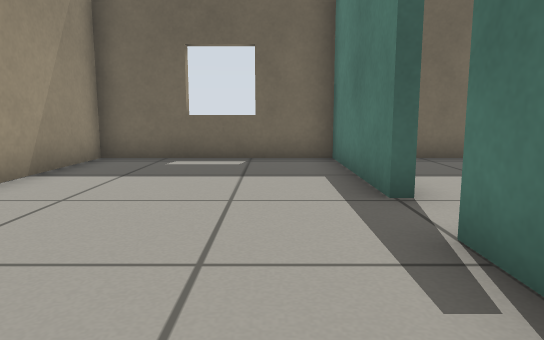
[1] (above)

16 first-person views from a walk through a robot-simulator world made for Gazebo. The camera is 0.5 m above the floor, tilts 8° down and sees 70° across. The floor is counted in squares, 0.5 m on a side. Each view is taken from the middle of a square. On the plan, view 1 faces up. The plan holds only what a view shows up to about 13 squares ahead; the rest is blank.

[2]
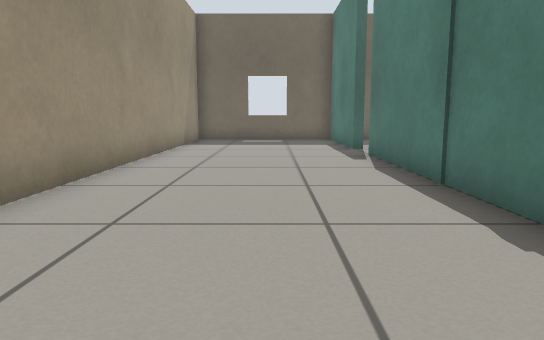

[3]
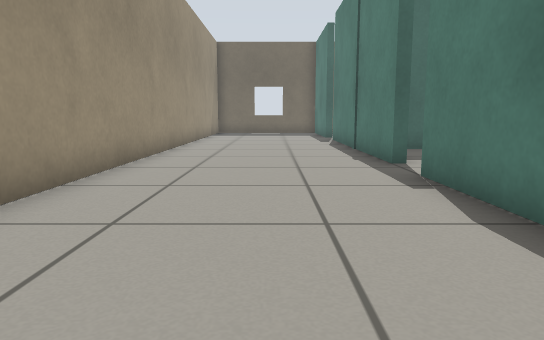

[4]
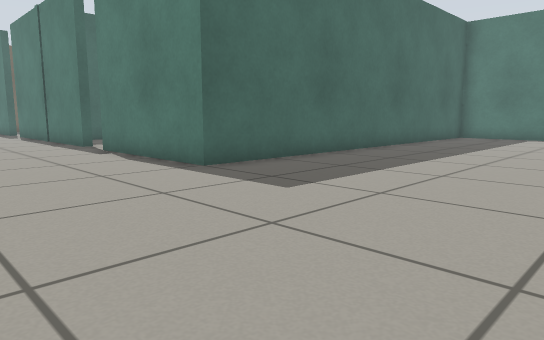

[5]
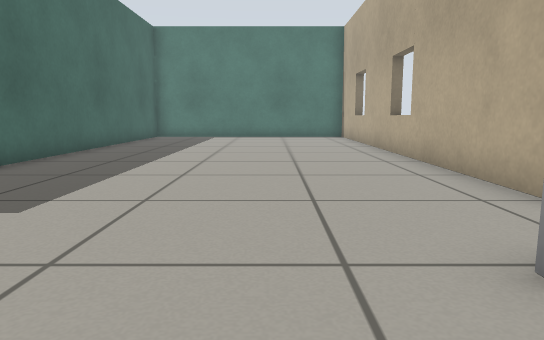

[6]
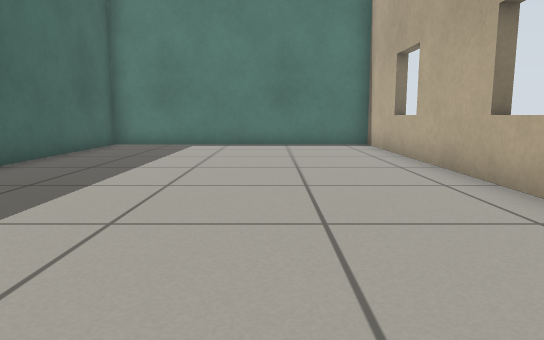

[7]
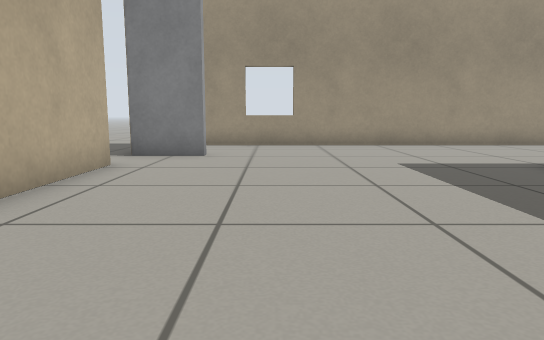

[8]
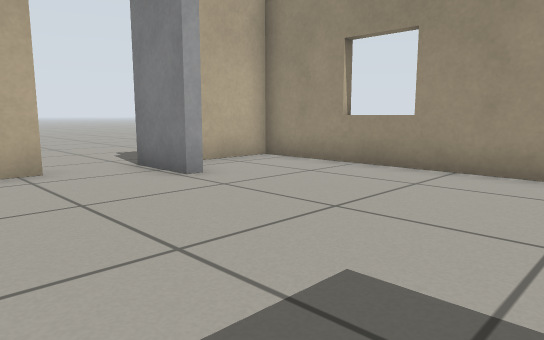

[9]
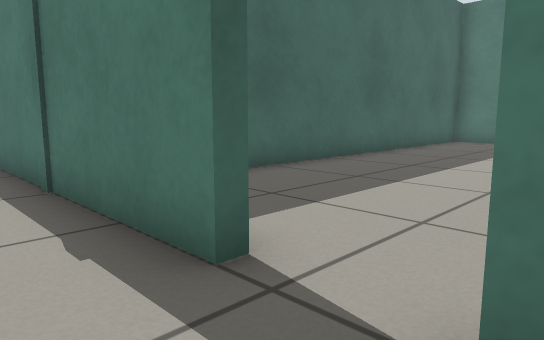

[10]
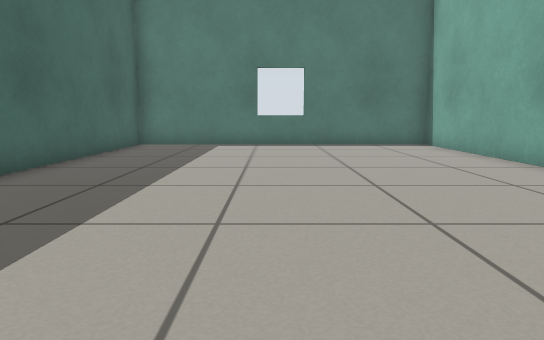

[11]
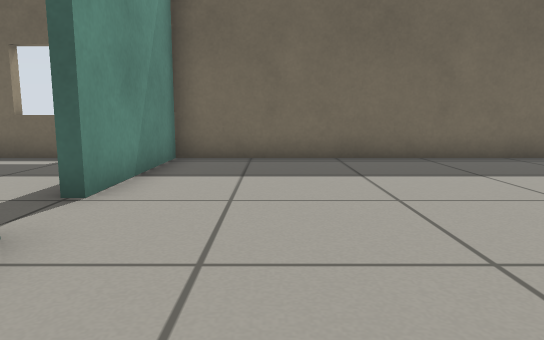

[12]
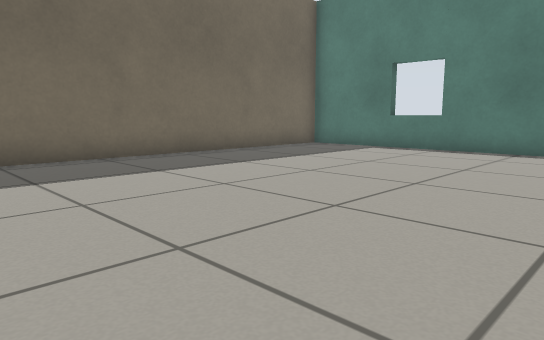

[13]
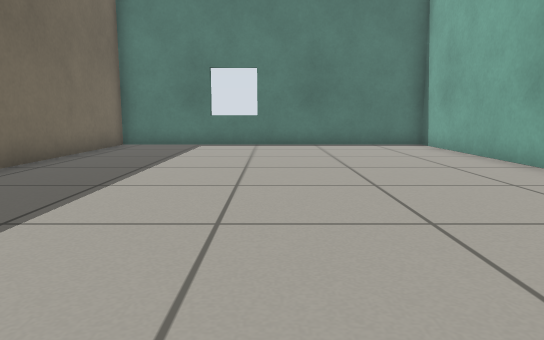

[14]
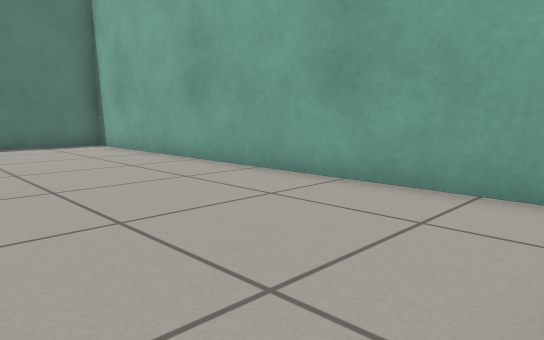

[15]
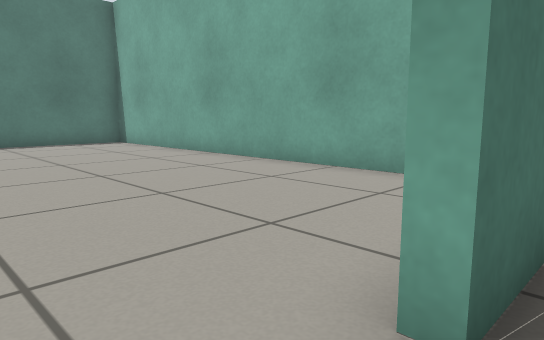

[16]
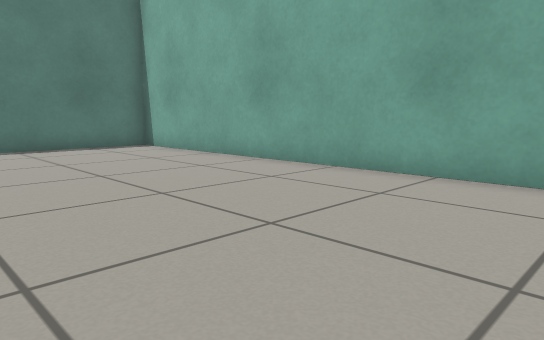

### Floor plan
Ten units are one square. View 1 is at (0, 0); x grows to the right and y downward. Boxes are objects, and circles mark ways between rooms. Rooms are numbered by the first view taken in them; rooms with no view inside come last. Other rooms are left out.
<svg viewBox="-45 -96 204 311">
<path fill="none" stroke="#000" d="M15 50 15 -31M11 203 154 203 154 116 15 116 15 66M15 -46 15 -91 -40 -91 -40 203 -20 203M15 66 19 66M28 12 154 12 154 -91 17 -91 17 -46M40 113 154 113 154 15 30 15"/>
<rect x="-15" y="185" width="10" height="20" fill="#bbb"><title>door leaf</title></rect>
<circle cx="20" cy="-40" r="3" fill="#2a7"/>
<circle cx="20" cy="55" r="3" fill="#2a7"/>
<text x="10" y="110">1</text>
<text x="80" y="-40">2</text>
<text x="80" y="60">3</text>
</svg>
Room 1 opens to room 2. Room 1 opens to room 3.

Where each view was taken, in squares from view 1:
view 1: 0 up, 0 right, facing up
view 2: 7 down, 1 left, facing up
view 3: 13 down, 1 left, facing up
view 4: 18 down, 3 left, facing up-right
view 5: 17 down, 3 left, facing right
view 6: 17 down, 2 right, facing right
view 7: 17 down, 9 right, facing left
view 8: 13 down, 3 right, facing down-left
view 9: 7 down, 0 right, facing up-right
view 10: 6 down, 2 right, facing right
view 11: 0 up, 4 right, facing up
view 12: 0 up, 4 right, facing up-right
view 13: 4 up, 2 right, facing right
view 14: 4 up, 2 right, facing down-right
view 15: 5 down, 1 right, facing down-right
view 16: 5 down, 3 right, facing down-right
